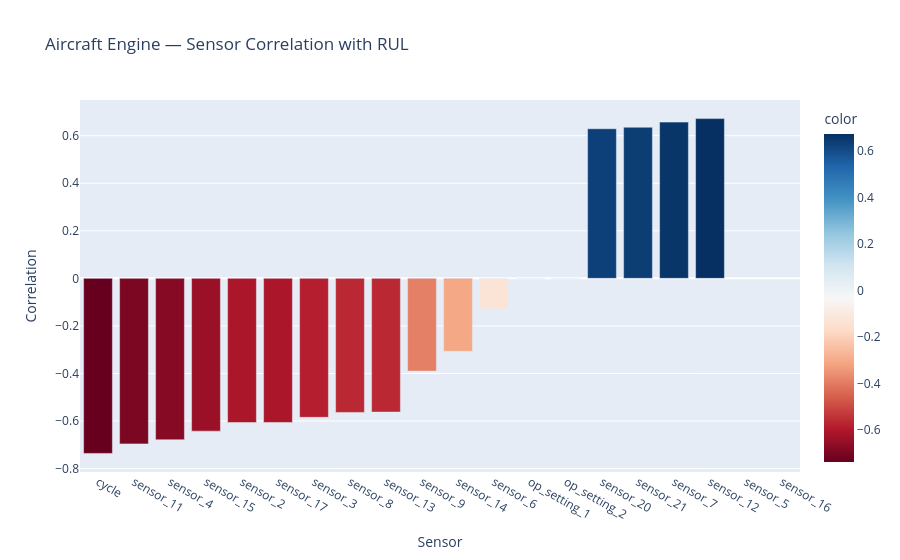

Notebook code cell kept with this figure:
### Code cell
engine_numeric = engine.drop(columns=["unit_id"])

corr_with_rul = engine_numeric.corr()["rul"].drop("rul").sort_values()

fig = px.bar(x=corr_with_rul.index, y=corr_with_rul.values,
             title="Aircraft Engine — Sensor Correlation with RUL",
             labels={"x": "Sensor", "y": "Correlation"},
             color=corr_with_rul.values,
             color_continuous_scale="RdBu")
fig.show()

print("\nTop 3 positively correlated with RUL:\n", corr_with_rul.tail(3))
print("\nTop 3 negatively correlated with RUL:\n", corr_with_rul.head(3))

### Figure 1 — Plotly figure (JSON) as saved in the notebook; plotly's stock layout.template omitted (floating-point values rounded to 4 significant figures)
{"data": [{"hovertemplate": "Sensor=%{x}<br>Correlation=%{y}<br>color=%{marker.color}<extra></extra>", "legendgroup": "", "marker": {"color": [-0.7362, -0.6962, -0.6789, -0.6427, -0.6065, -0.6062, -0.5845, -0.564, -0.5626, -0.3901, -0.3068, -0.1283, -0.003198, -0.001948, 0.6294, 0.6357, 0.6572, 0.672, NaN, NaN], "coloraxis": "coloraxis", "pattern": {"shape": ""}}, "name": "", "orientation": "v", "showlegend": false, "textposition": "auto", "type": "bar", "x": ["cycle", "sensor_11", "sensor_4", "sensor_15", "sensor_2", "sensor_17", "sensor_3", "sensor_8", "sensor_13", "sensor_9", "sensor_14", "sensor_6", "op_setting_1", "op_setting_2", "sensor_20", "sensor_21", "sensor_7", "sensor_12", "sensor_5", "sensor_16"], "xaxis": "x", "y": [-0.7362, -0.6962, -0.6789, -0.6427, -0.6065, -0.6062, -0.5845, -0.564, -0.5626, -0.3901, -0.3068, -0.1283, -0.003198, -0.001948, 0.6294, 0.6357, 0.6572, 0.672, NaN, NaN], "yaxis": "y"}], "layout": {"barmode": "relative", "coloraxis": {"autocolorscale": false, "colorbar": {"title": {"text": "color"}}, "colorscale": [[0, "rgb(103,0,31)"], [0.1, "rgb(178,24,43)"], [0.2, "rgb(214,96,77)"], [0.3, "rgb(244,165,130)"], [0.4, "rgb(253,219,199)"], [0.5, "rgb(247,247,247)"], [0.6, "rgb(209,229,240)"], [0.7, "rgb(146,197,222)"], [0.8, "rgb(67,147,195)"], [0.9, "rgb(33,102,172)"], [1, "rgb(5,48,97)"]]}, "legend": {"tracegroupgap": 0}, "title": {"text": "Aircraft Engine — Sensor Correlation with RUL"}, "xaxis": {"anchor": "y", "domain": [0, 1], "title": {"text": "Sensor"}}, "yaxis": {"anchor": "x", "domain": [0, 1], "title": {"text": "Correlation"}}}}
